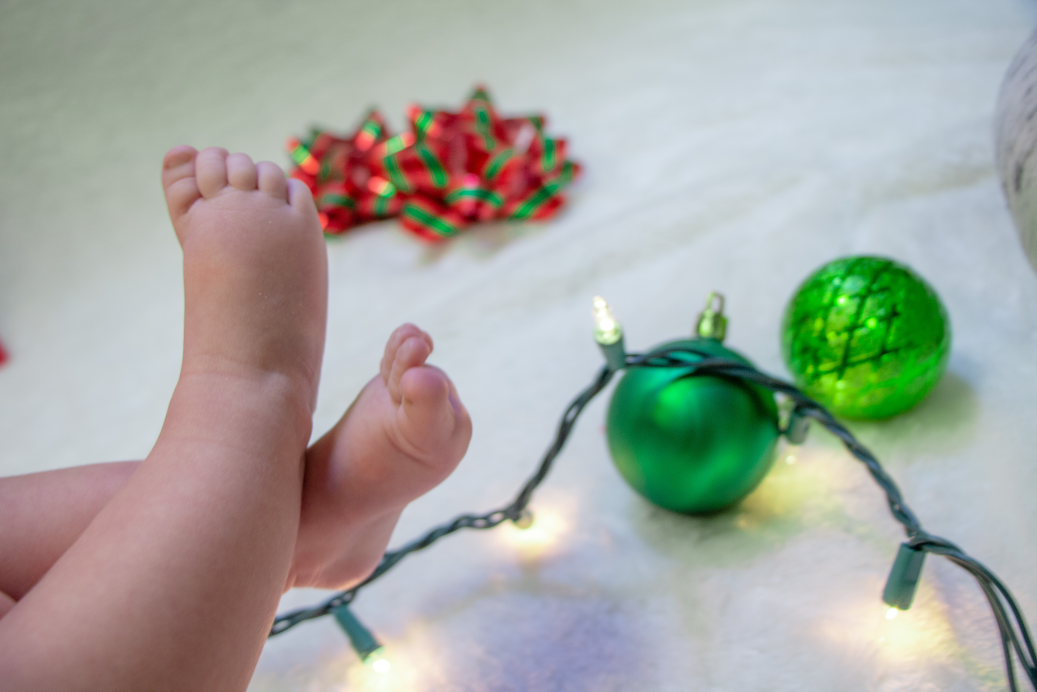
#> input picture input/Photo Dec 15, 6 03 21 PM.jpg, 5184 x 3456 px (shown at 1/5 size)
$ python -i watermark.py   (imports and definitions only)
#> lines starting #> are read from the running program, lines starting #| are printed output that depends on the picture
#> further down, picture is the input picture: shape (3456, 5184, 3); mean B, G, R 161.6, 168.5, 165.8
"""
    Author:   Morgan Chumbley
    Date:     January 9, 2020
    Version:  1.3
    Title:    watermark.py
    Purpose:
"""

import numpy as np
import cv2, os, argparse
from imutils import paths

INVERT = False

def resizeImage(img, scale):
    # resize image
    scale_percent = scale # percent of original size
    width = int(img.shape[1] * scale_percent / 100)
    height = int(img.shape[0] * scale_percent / 100)
    dim = (width, height)
    resized = cv2.resize(img, dim, interpolation = cv2.INTER_AREA)

    return resized

def makeWM(img):
    if(len(img.shape) == 2):
        colorImg = cv2.cvtColor(img, cv2.COLOR_GRAY2BGR)
    elif(len(img.shape) == 3):
        colorImg = img
    _, alpha = cv2.threshold(img, 0, 255, cv2.THRESH_BINARY)
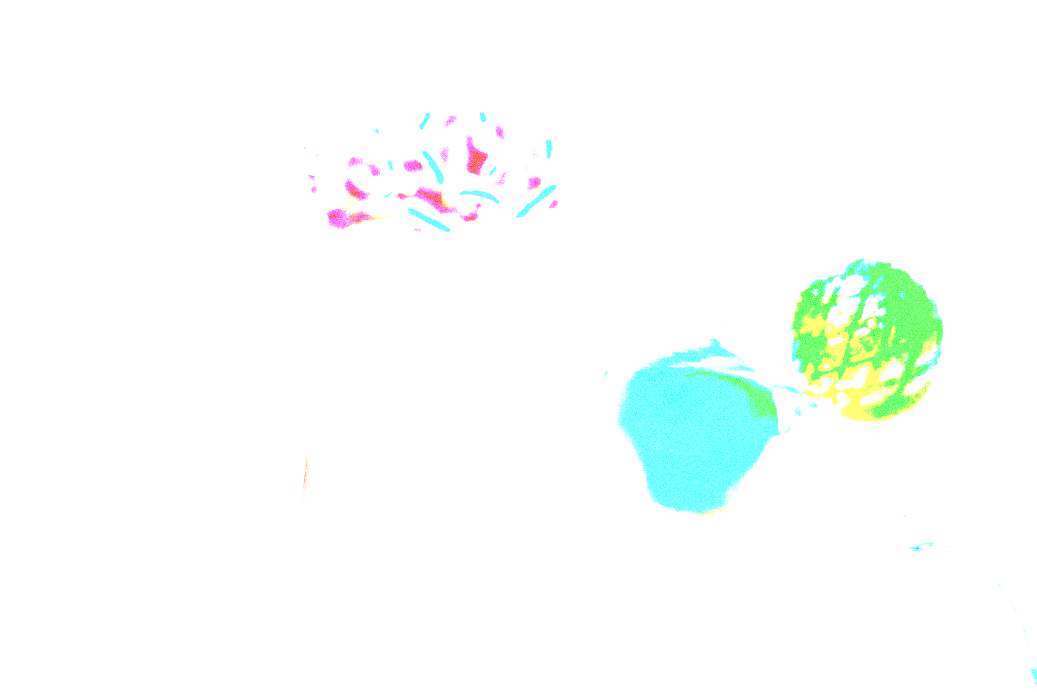
#> alpha: shape (3456, 5184, 3) (shown at 1/5 size); mean B, G, R 252, 254.5, 249.2
    b, g, r = cv2.split(colorImg)
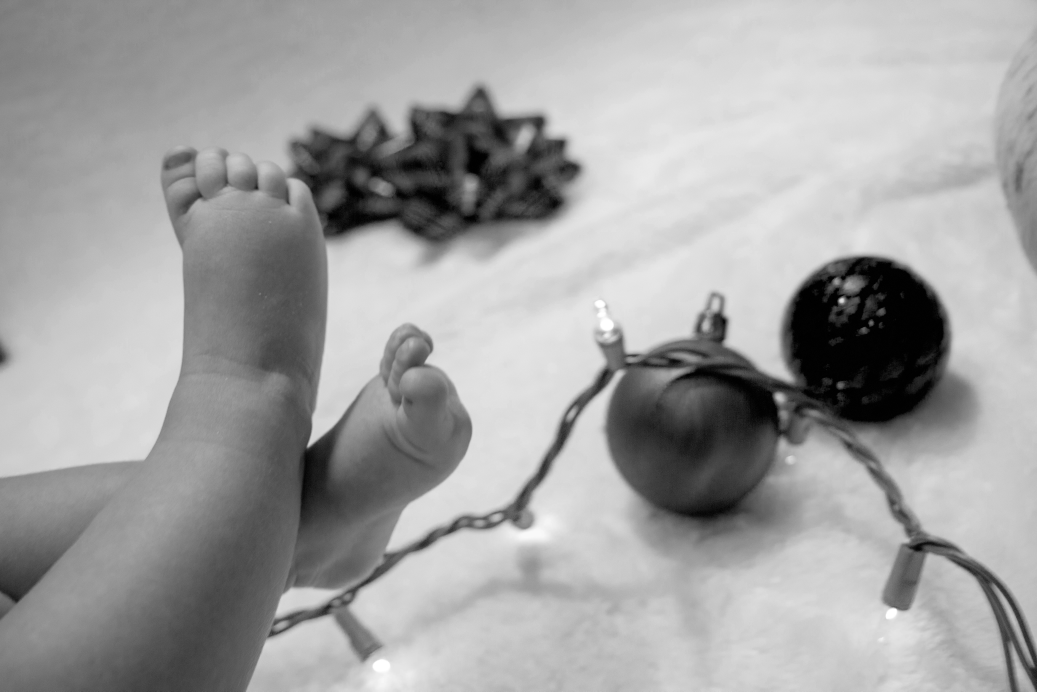
#> b: shape (3456, 5184) (shown at 1/5 size); min 0, max 255, mean 161.6
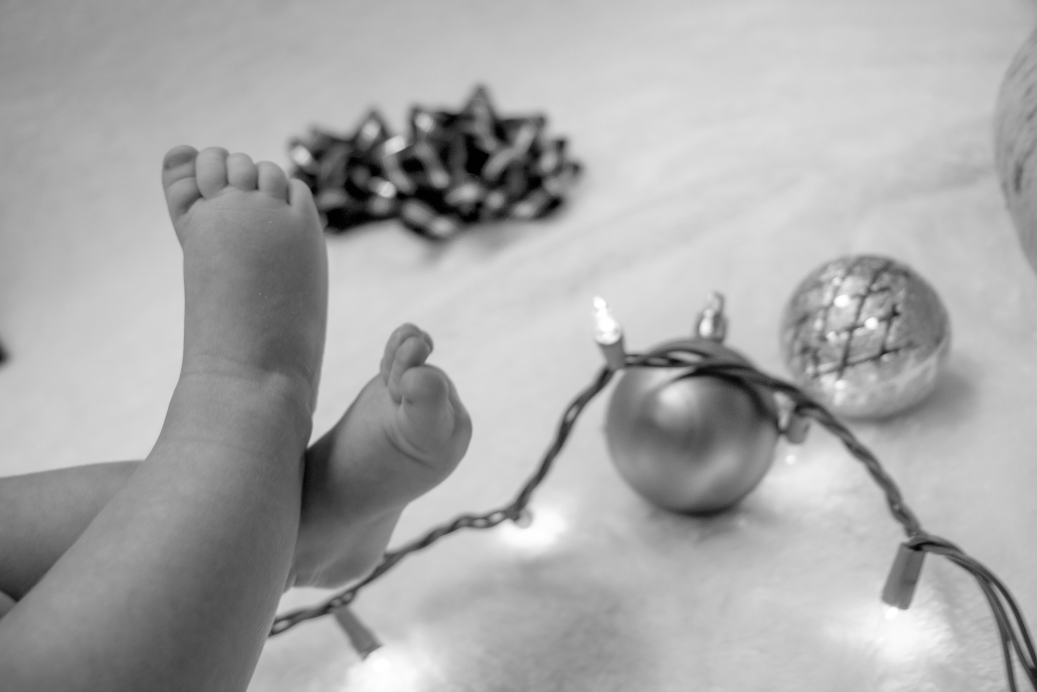
#> g: shape (3456, 5184) (shown at 1/5 size); min 0, max 255, mean 168.5
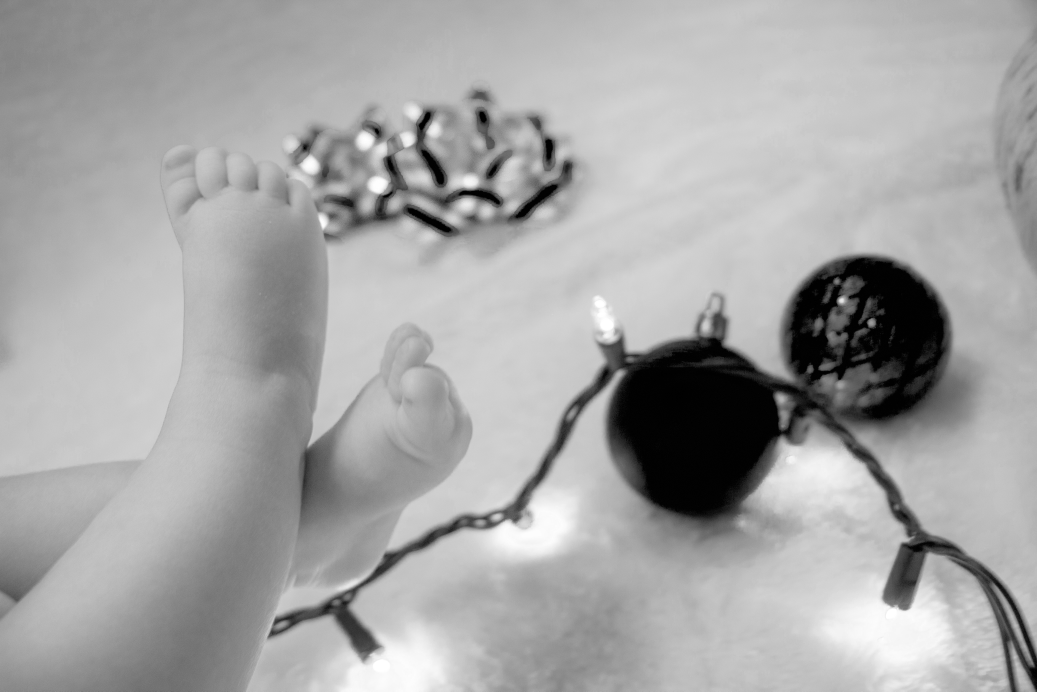
#> r: shape (3456, 5184) (shown at 1/5 size); min 0, max 255, mean 165.8
    rgba = [b, g, r, alpha]
    dst = cv2.merge(rgba)

#> (the run stopped early here; a loop or call above may not have finished)
